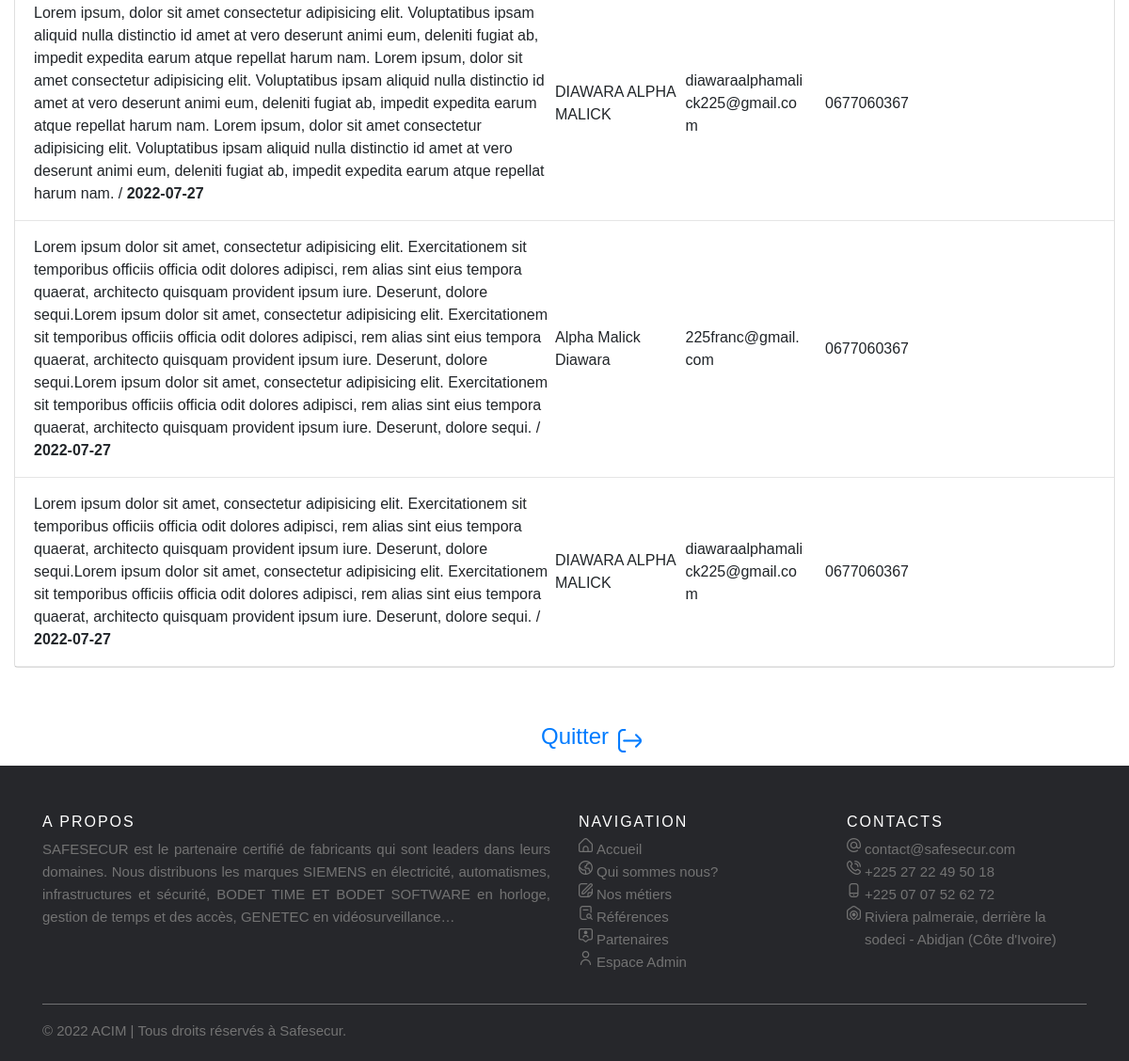
Page /info.php (signed in, lower part) on the earlier database version.
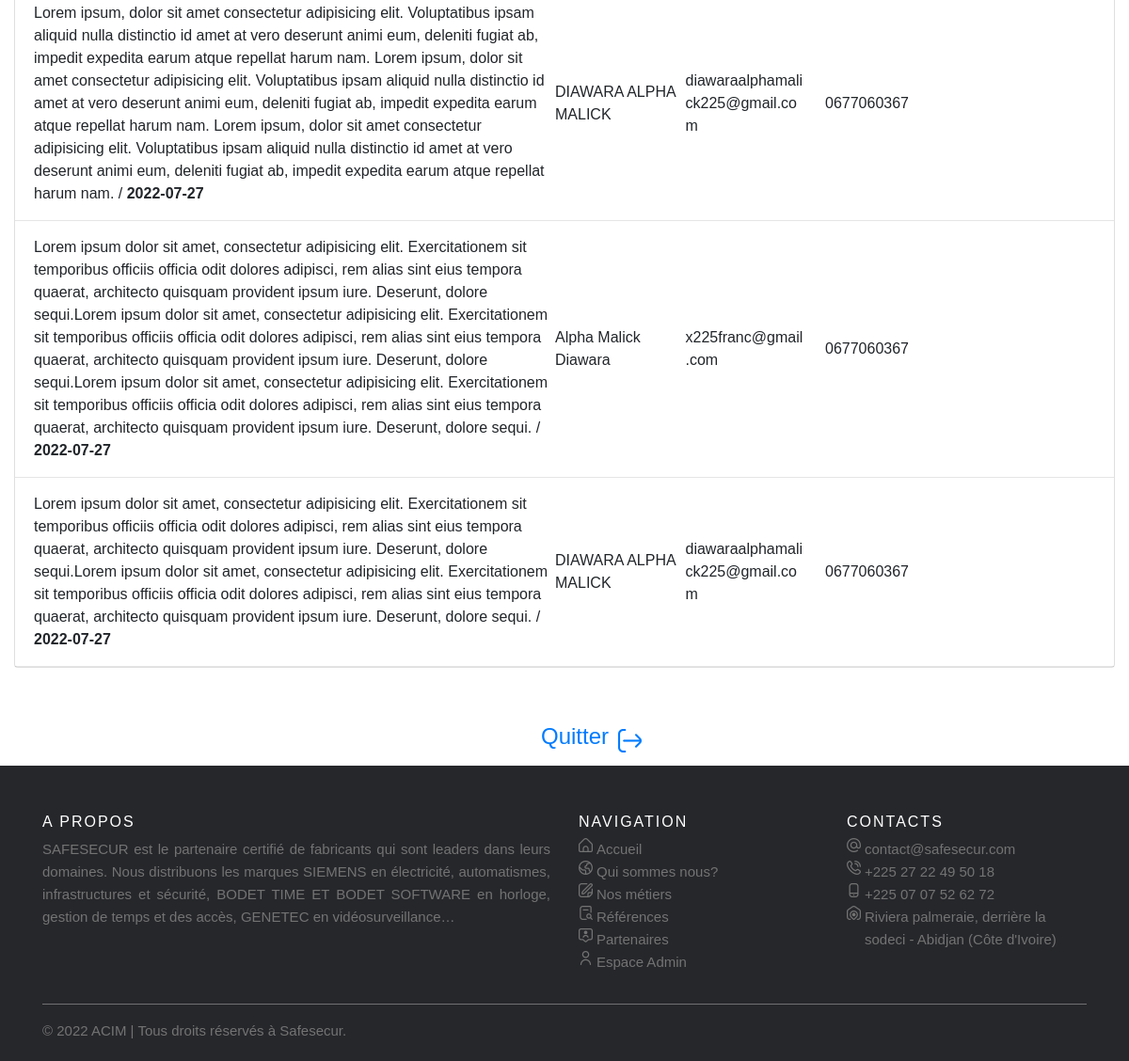
Same page on the later database version.
### tables this page shows
CREATE TABLE `info` (
  `id_info` int(11) NOT NULL,
  `name` varchar(255) NOT NULL,
  `phone` varchar(255) NOT NULL,
  `mail` varchar(255) NOT NULL,
  `msg` text NOT NULL,
  `date` date NOT NULL
);

### info.php (the view, shortened to what this page needs)
<?php
include("db.php");
$r = $cnx->query('SELECT * FROM info ORDER BY id_info DESC ');
?>
<!DOCTYPE html>
<html>
<head>
    <link rel="stylesheet" href="https://cdn.jsdelivr.net/npm/bootstrap@4.3.1/dist/css/bootstrap.min.css">
    <link rel="stylesheet" href="Flaticon/uicons-regular-rounded/css/uicons-regular-rounded.css">
    <link rel="stylesheet" href="style.css">
</head>
<body style="min-height:180vh;display:flex;flex-direction:column;">
    <?php include "header.php" ?>
    <div class="container-fluid mt-100" style="margin-top:25px; margin-bottom:35px;">
        <h1 style="text-align: center;">Tableaux de leads </h1><br>
        <?php
        if (!empty($_SESSION)) {
            echo '<br>';
            echo '<br>';
        ?>
            <div class="row">
                <div class="col-md-12">
                    <div class="card mb-3">
                        <?php
                        while ($q = $r->fetch()) {
                        ?>
                            <div class="card-body py-3">
                                <div class="row no-gutters align-items-center">
                                    <div class="col" style="padding-right: 10px">
                                        <a> <?= $msg = $q['msg']; ?> / <strong><?= $date = $q['date'] ?> </strong> </a>
                                    </div>
                                    <div class="d-none d-md-block col-6">
                                        <div class="row no-gutters align-items-center" style="padding-right: 10px">
                                            <div class="col-3" style=" margin-left: -10px;">
                                                <a> <?= $name = $q['name']; ?> </a>
                                            </div>
                                            <div class="col-3" style="padding-right: 10px">
                                                <a> <?= $mail = $q['mail']; ?> </a>
                                            </div>
                                            <div class="col-3" style="padding-left: 10px;">
                                                <a> <?= $phone = $q['phone']; ?> </a>
                                            </div>
                                        </div>
                                    </div>
                                </div>
                            </div>
                            <hr class="m-0">
                        <?php
                        }
                        ?>
                    </div>
                </div>
            </div>
    </div>
    <a href="break.php" class="nav-item nav-link" style="padding-left:6.5vw; display:flex; align-items:center;  justify-content:center;">
        <h4 style="padding-right: 10px;"> Quitter </h4> <i class="fi-rr-sign-out" style="font-size:25px; margin-right:5px"></i>
    </a>
<?php
        } else {
?>
    <div class="alert alert-danger text-center"><a href="login.php"> Connectez vous </a></div>
<?php
        }
?>
<?php include "footer.php" ?>
</body>
</html>

### header.php (shortened to what this page needs)
<!DOCTYPE html>
<html lang="en">
<head>
    <link rel="stylesheet" href="style.css">
    <link rel="stylesheet" href="Flaticon/uicons-regular-rounded/css/uicons-regular-rounded.css">
    <link rel="stylesheet" href="https://cdn.jsdelivr.net/npm/bootstrap@4.3.1/dist/css/bootstrap.min.css">
</head>
</html>

### footer.php
<footer class="site-footer" style="margin-top: auto;">
  <div class="container">
    <div class="row">
      <div class="col-sm-12 col-md-6">
        <h6>A PROPOS</h6>
        <p class="text-justify">SAFESECUR est le partenaire certifié de fabricants qui sont leaders dans leurs domaines.
          Nous distribuons les marques SIEMENS en électricité, automatismes, infrastructures et sécurité, BODET TIME ET BODET SOFTWARE en horloge, gestion de temps et des accès, GENETEC en vidéosurveillance…</p>
      </div>
      <div class="col-xs-6 col-md-3">
        <h6>Navigation</h6>
        <ul class="footer-links">
          <li style="display:flex"><span class="fi-rr-home" style="margin-right:4px ;margin-bottom:1px;"></span><a href="index.php">Accueil</a></li>
          <li style="display:flex"><span class="fi-rr-world" style="margin-right:4px ;margin-bottom:1px;"></span><a href="who.php">Qui sommes nous?</a></li>
          <li style="display:flex"><span class="fi-rr-edit" style="margin-right:4px ;margin-bottom:1px;"></span><a href="metiers.php">Nos métiers</a></li>
          <li style="display:flex"><span class="fi-rr-search-alt" style="margin-right:4px ;margin-bottom:1px;"></span><a href="ref.php">Références</a></li>
          <li style="display:flex"><span class="fi-rr-comment-user" style="margin-right:4px ;margin-bottom:1px;"></span><a href="part.php">Partenaires</a></li>
          <li style="display:flex"><span class="fi-rr-user" style="margin-right:4px ;margin-bottom:1px;"></span><a href="login.php">Espace Admin</a></li>
        </ul>
      </div>
      <div class="col-xs-6 col-md-3">
        <h6>Contacts</h6>
        <ul class="footer-links">
          <li style="display:flex"><span class="fi-rr-at" style="margin-right:4px ;margin-bottom:1px;"></span><a href="mailto:contact@safesecur.com">contact@safesecur.com</a></li>
          <li style="display:flex"><span class="fi-rr-phone-call" style="margin-right:4px ;margin-bottom:1px;"></span><a href="tel:+2252722495018">+225 27 22 49 50 18</a></li>
          <li style="display:flex"><span class="fi-rr-smartphone" style="margin-right:4px ;margin-bottom:1px;"></span><a href="tel:+2250707526272">+225 07 07 52 62 72</a></li>
          <li style="display:flex"><span class=" fi-rr-home-location-alt" style="margin-right:4px ;margin-bottom:1px;"></span><a href="https://goo.gl/maps/rpZncQoDU9PPaDFeA" target="_blank">
              Riviera palmeraie, derrière la sodeci - Abidjan (Côte d'Ivoire)
            </a></li>
        </ul>
      </div>
    </div>
    <hr>
  </div>
  <div class="container">
    <div class="row">
      <div class="col-md-8 col-sm-6 col-xs-12">
        <p class="copyright-text">© 2022 ACIM | Tous droits réservés à Safesecur</a>.
        </p>
      </div>
    </div>
  </div>
</footer>

### style.css (style rules this page uses)
* { font-family: Arial, Helvetica, sans-serif, Poppins; }
.site-footer { background-color: #26272b; padding: 45px 0 20px; font-size: 15px; line-height: 24px; color: #737373; }
.site-footer hr { border-top-color: #bbb; opacity: 0.5 }
.site-footer h6 { color: #fff; font-size: 16px; text-transform: uppercase; margin-top: 5px; letter-spacing: 2px }
.site-footer a { color: #737373; }
.footer-links { padding-left: 0; list-style: none }
.footer-links li { display: block }
.footer-links a { color: #737373 }
.copyright-text { margin: 0 }

Differences in the rows shown:
changed info "Alpha Malick Diawara": mail "225franc@gmail.com" → "x225franc@gmail.com"
